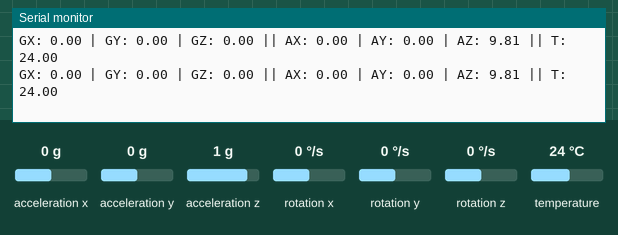
Simulated run of this sketch. Board: ESP32. Parts: the last lines printed to the serial monitor. The test bench sets the inputs (shaded band); at power-on: acceleration x 0 g, acceleration y 0 g, acceleration z 1 g, rotation x 0 °/s, rotation y 0 °/s, rotation z 0 °/s, temperature 24 °C.

Above: at 2.2 s.
2.3 s: acceleration x set to -1.4 g
At 2.58 s:
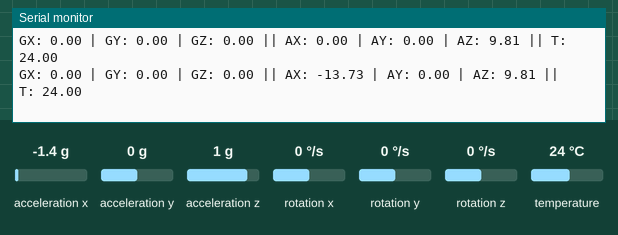
3.8 s: acceleration y set to -1.4 g
At 3.81 s:
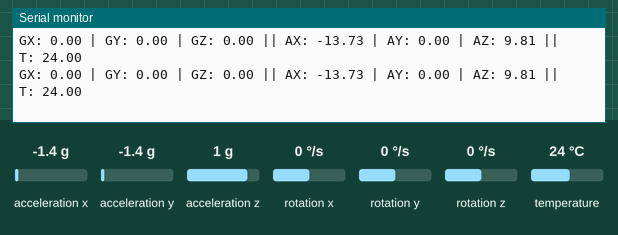
5.3 s: acceleration z set to -1.4 g
At 5.44 s:
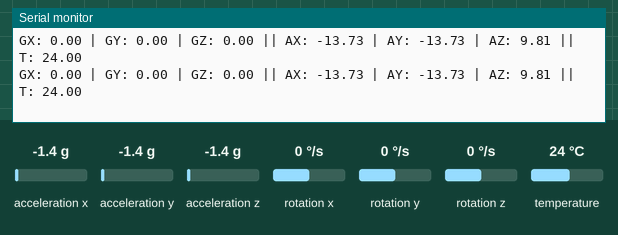
6.8 s: rotation x set to -192 °/s
At 6.86 s:
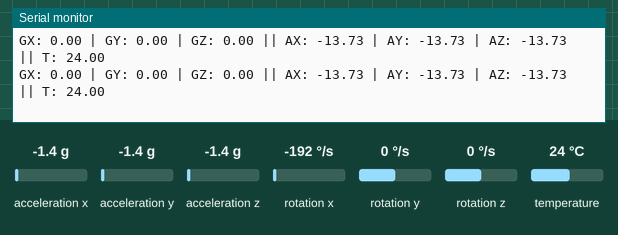
8.3 s: rotation y set to -192 °/s
At 8.5 s:
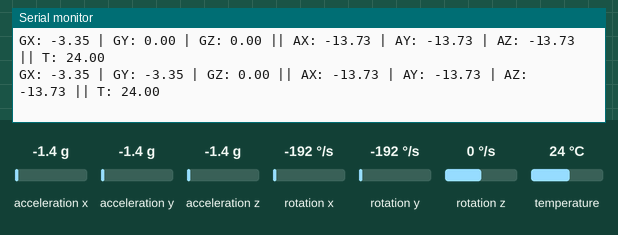

Measured:
- after the input at 2.3 s, the serial monitor: prints a new line after 0.13 s (image 1)
- after the input at 8.3 s, the serial monitor: prints a new line at once (image 5)

The sketch:

gyro_test.ino
```cpp
#include <Wire.h>
#include <Adafruit_MPU6050.h>
#include <Adafruit_Sensor.h>

Adafruit_MPU6050 mpu;

void setup() {
  Serial.begin(115200);
  delay(1000);

  Wire.begin(7, 8);

  Serial.println("Looking for MPU6500...");

  if (!mpu.begin()) {
    Serial.println("MPU not found! Check wiring.");
    while (1);
  }

  Serial.println("MPU6500 connected!");

  // Basic settings
  mpu.setGyroRange(MPU6050_RANGE_250_DEG);
}

void loop() {
  sensors_event_t a, g, temp;
  mpu.getEvent(&a, &g, &temp);

  // Gyro (rad/s)
  Serial.print("GX: "); Serial.print(g.gyro.x);
  Serial.print(" | GY: "); Serial.print(g.gyro.y);
  Serial.print(" | GZ: "); Serial.print(g.gyro.z);

  // Accel (m/s^2)
  Serial.print(" || AX: "); Serial.print(a.acceleration.x);
  Serial.print(" | AY: "); Serial.print(a.acceleration.y);
  Serial.print(" | AZ: "); Serial.print(a.acceleration.z);

  // Temperature (°C)
  Serial.print(" || T: "); Serial.println(temp.temperature);

  delay(200);
}
```
